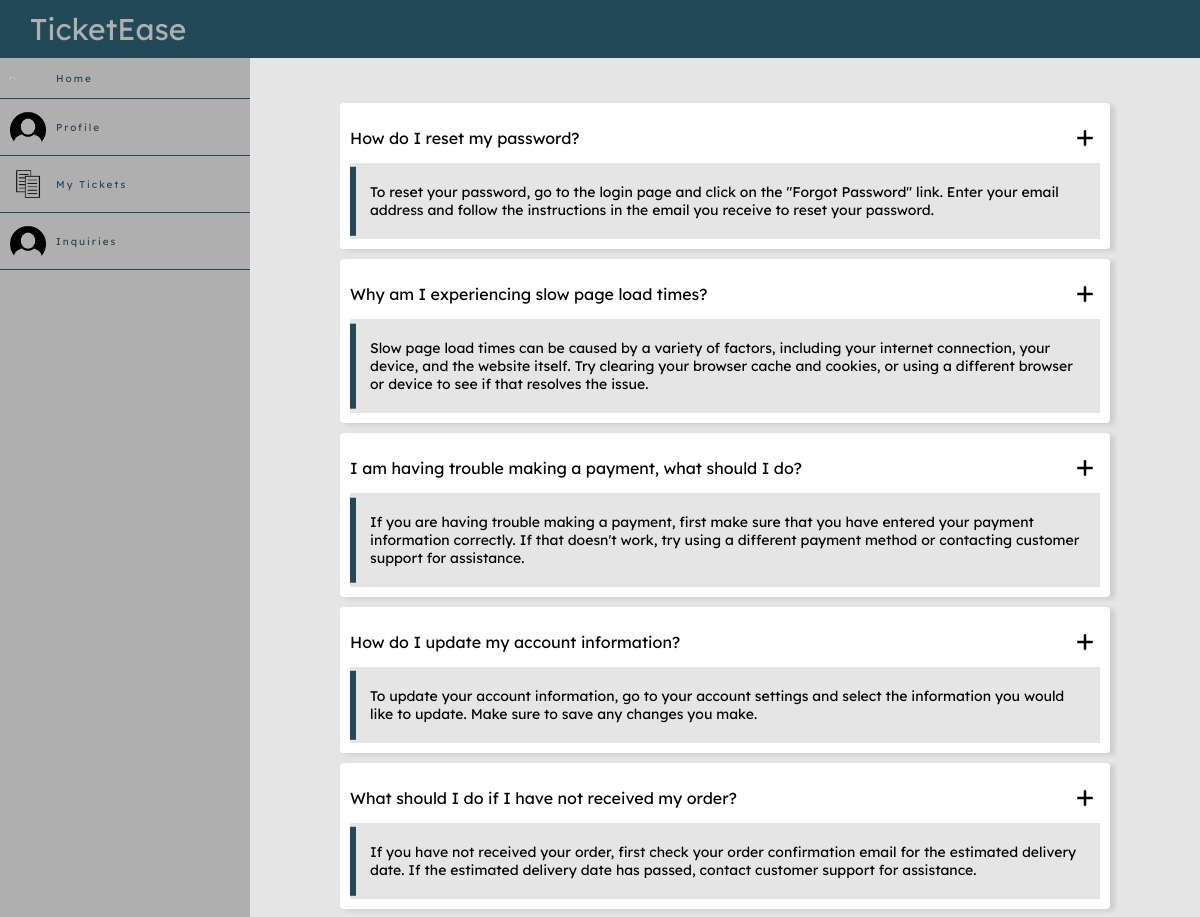
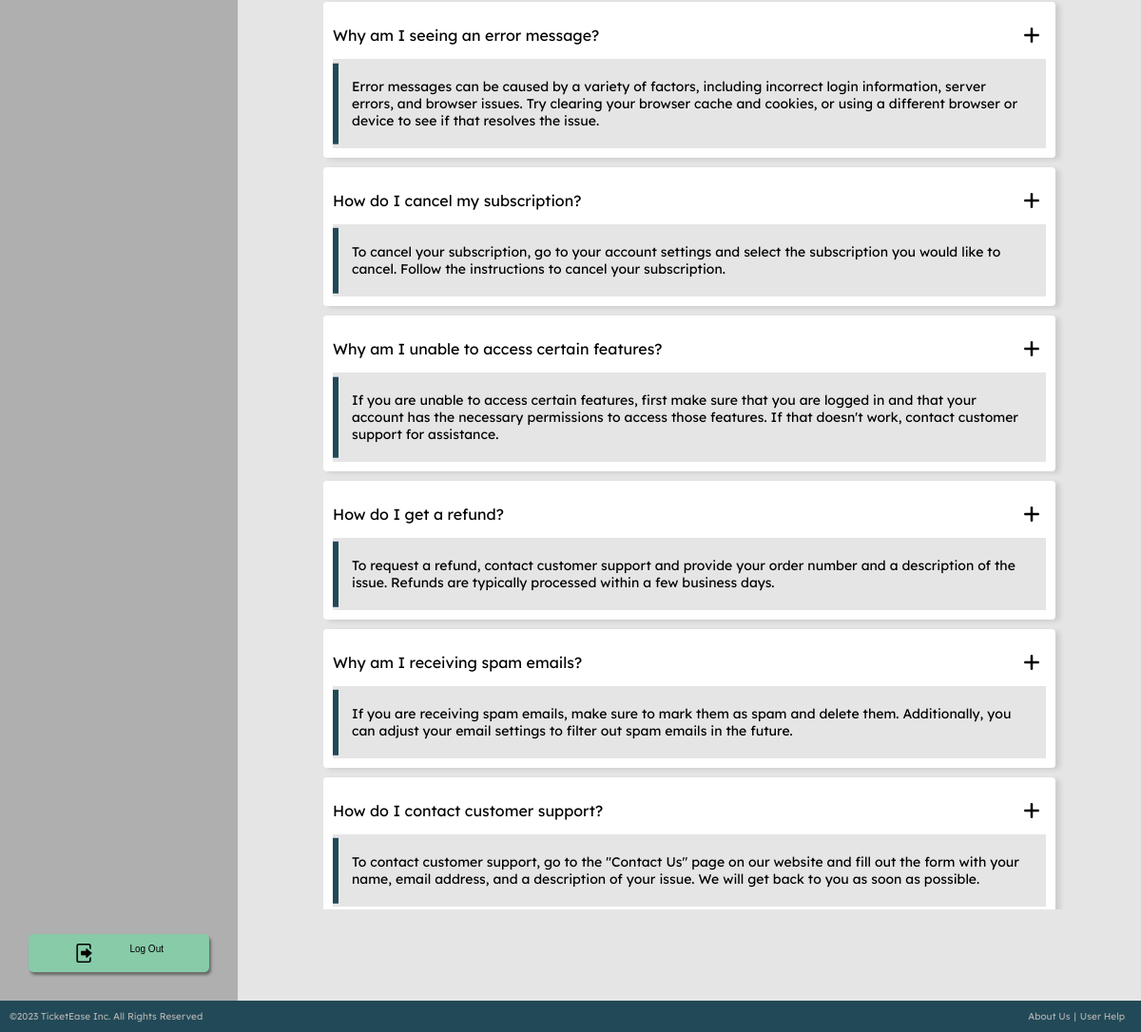
Screenshot of /pages/faq.php (signed in) with the database file from the repository (2 pictures, top to bottom).
### tables this page shows
CREATE TABLE FAQ (
                     idFAQ INTEGER PRIMARY KEY AUTOINCREMENT,
                     question TEXT NOT NULL,
                     answer TEXT NOT NULL
);

### pages/faq.php (called while the page is built, shortened)
<?php
require_once(dirname(__DIR__).'/templates/faq.tpt.php');
require_once(dirname(__DIR__).'/templates/common.tpt.php');
$db = getDatabaseConnection();
drawFAQ($db);
?>

### templates/faq.tpt.php (the view, shortened to what this page needs)
<?php function drawFAQ(PDO $db){ ?>
    <link rel="stylesheet" href="../css/faq.css">
    <?php
        $that = $db->prepare("Select * From FAQ");
        $that->execute();
        $faq = $that->fetchAll();
    ?>
    <body>
        <section id="FAQ">
            <div class = "container">
                <div class="accordion">
                <?php foreach ($faq as $row) { ?>
                    <div class="accordion-item" id="question">
                        <div class="accordion-link" id="question">
                            <a href="#question">
                                <?php echo $row['question'] ?>
                                <img src="../docs/images/icon-plus.png" alt="more" id="more">
                            </a>
                </div>
                        <div class="answer">
                            <p>
                            <?php echo $row['answer'] ?>
                            </p>
                        </div>
                    </div>
                <?php } ?>
                </div>
            </div>
        </section>
    </body>
<?php } ?>

### css/style.css (style rules this page uses)
body { display: grid; grid-template-rows: auto 1fr auto; grid-template-columns: auto 1fr ; color:#AFAFAF; margin: 0; padding: 0; }

### css/faq.css (style rules this page uses)
*, *::before, *::after { margin: 0; padding: 0; box-sizing: inherit; }
#FAQ { max-height: 95%; overflow-y: auto; }
#FAQ { width: 100%; background-color: #E5E5E5; display: flex; align-items: center; justify-content: center; }
.container { max-height: 95%; width: 100%; max-width: 80rem; margin: 0 auto; padding: 0 1.5rem; }
.accordion-item { background-color: #fff; border-radius: .4rem; margin-bottom: 1rem; padding: 1rem; box-shadow: .5rem 2px .5rem rgba(0,0,0,.1); }
.accordion-link > a { font-size: 1.6rem; color: #000; text-decoration: none; background-color: #fff; width: 100%; display: flex; align-items: center; justify-content: space-between; padding: 1rem 0; }
.accordion-link img { padding: .5rem; width: 3rem; }
.answer { position: relative; background-color: #E5E5E5; transition: max-height 650ms; }
.answer::before { content: ''; position: absolute; width: .6rem; height: 90%; background-color: #224957; top: 50%; left: 0; transform: translateY(-50%); }
.answer p { padding: 2rem; font-size: 1.4rem; color: black; }

### rows the page displays
faq: question "How do I reset my password?", answer "To reset your password, go to the login page and click on the \"Forgot Password\" link. Enter your email address and follow the instructions in the email you receive to reset your password."
faq: question "Why am I experiencing slow page load times?", answer "Slow page load times can be caused by a variety of factors, including your internet connection, your device, and the website itself. Try clearing your browser cache and cookies, or using a different browser or device to see if that resolves the issue."
faq: question "I am having trouble making a payment, what should I do?", answer "If you are having trouble making a payment, first make sure that you have entered your payment information correctly. If that doesn't work, try using a different payment method or contacting customer support for assistance."
faq: question "How do I update my account information?", answer "To update your account information, go to your account settings and select the information you would like to update. Make sure to save any changes you make."
faq: question "What should I do if I have not received my order?", answer "If you have not received your order, first check your order confirmation email for the estimated delivery date. If the estimated delivery date has passed, contact customer support for assistance."
faq: question "Why am I seeing an error message?", answer "Error messages can be caused by a variety of factors, including incorrect login information, server errors, and browser issues. Try clearing your browser cache and cookies, or using a different browser or device to see if that resolves the issue."
faq: question "How do I cancel my subscription?", answer "To cancel your subscription, go to your account settings and select the subscription you would like to cancel. Follow the instructions to cancel your subscription."
faq: question "Why am I unable to access certain features?", answer "If you are unable to access certain features, first make sure that you are logged in and that your account has the necessary permissions to access those features. If that doesn't work, contact customer support for assistance."
faq: question "How do I get a refund?", answer "To request a refund, contact customer support and provide your order number and a description of the issue. Refunds are typically processed within a few business days."
faq: question "Why am I receiving spam emails?", answer "If you are receiving spam emails, make sure to mark them as spam and delete them. Additionally, you can adjust your email settings to filter out spam emails in the future."
faq: question "How do I contact customer support?", answer "To contact customer support, go to the \"Contact Us\" page on our website and fill out the form with your name, email address, and a description of your issue. We will get back to you as soon as possible."
